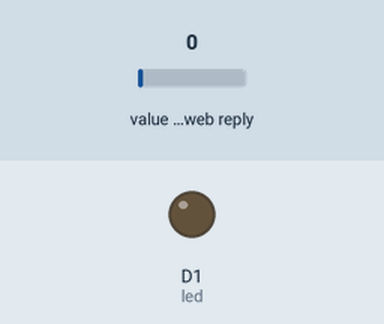
Simulated run of this sketch. Board: ESP8266 (NodeMCU). On the bench: output pins drawn as LEDs (lit = HIGH). The inputs (shaded band) are chosen by the test bench; at power-on: value in the web reply 0. WiFi joins after 1.5 s; servers stay silent unless stated; web services answer with replies made up by the test bench; what the sketch prints to the serial monitor is not drawn.

Above: at 0.1 s.
Timing chart, 0 to 1.8 s (numbered marks = the images above):
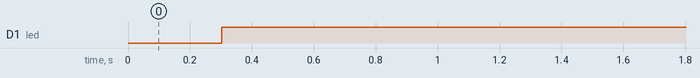

Measured:
- by itself, D1 (led): LOW → HIGH at 0.30 s

The sketch:

OFICINA_NODEMCU_LED.ino
```cpp
#include <ThingSpeak.h>
#include <ESP8266WiFi.h>

int leitura;
int led = D1;

// Nome da rede e senha
char ssid[] = "projetos_auto"; // Nome da rede SSID
char pass[] = "CybertronIFM23"; // Nome da senha
int status = WL_IDLE_STATUS;
WiFiClient client;
int sensorValue; // variável que armazena o valor analógico lido

// Informações disponíveis no ThingSpeak, número de canal e chave de escrita
unsigned long canal = 2556747;
const char * ChaveLeituraAPI = "7DD43IYPIXBUF6Q0";

void setup() {
  WiFi.begin(ssid, pass);
  ThingSpeak.begin(client);
  Serial.begin(9600);
  pinMode(led, OUTPUT);
}
void loop() {
  //Lê o último valor escrito no canal a partir dos parâmetros abaixo (CANAL, CAMPO, Chave de Leitura)
  leitura = ThingSpeak.readLongField(canal, 1, ChaveLeituraAPI);
  //Escreve o valor lido no Serial Monitor
  Serial.print("Leitura: ");
  Serial.println(leitura);
  if(leitura < 1000){
    digitalWrite(led, HIGH);
  }else{
    digitalWrite(led, LOW);
  }
}
```
